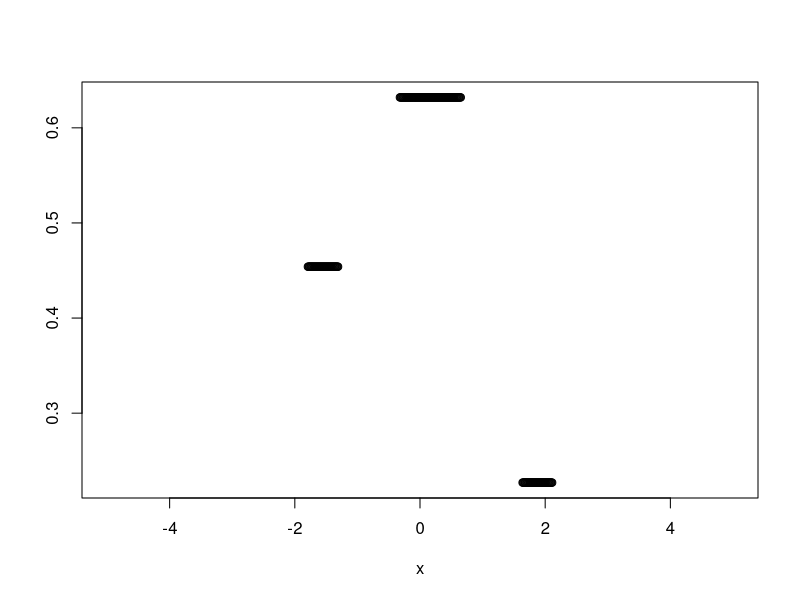
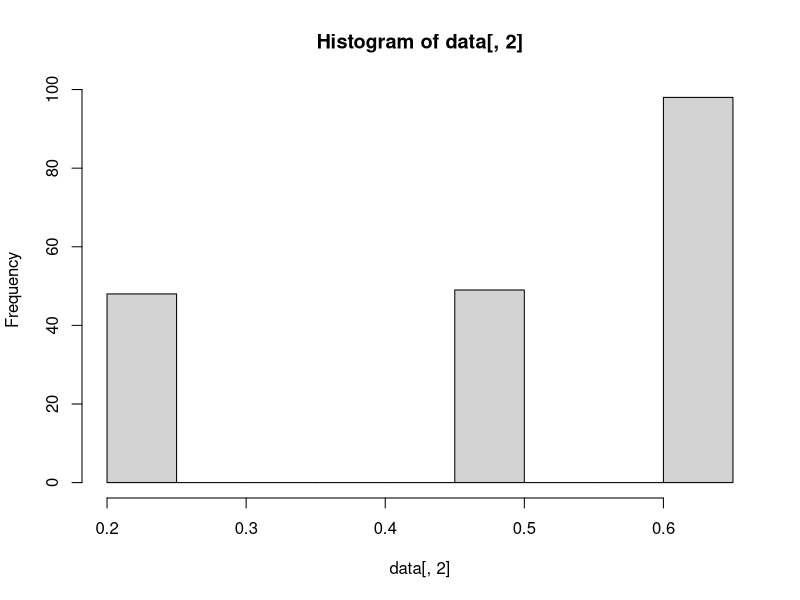
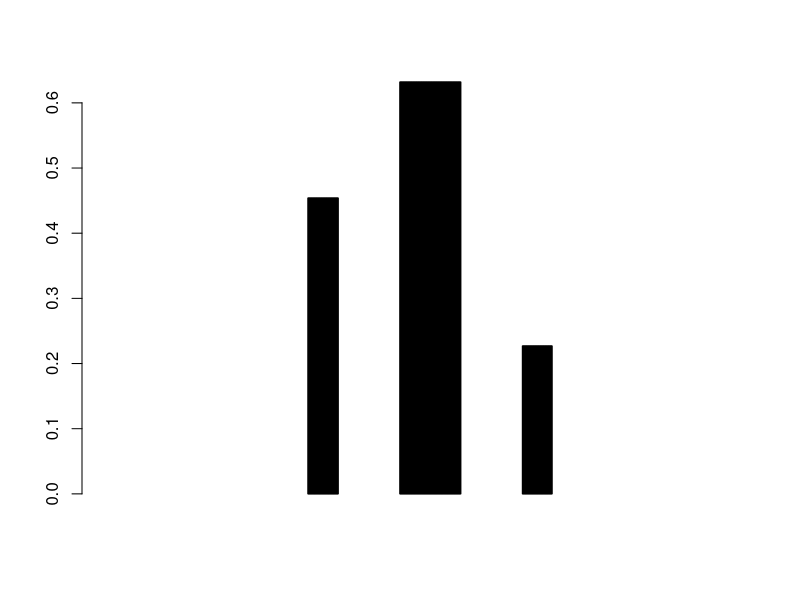
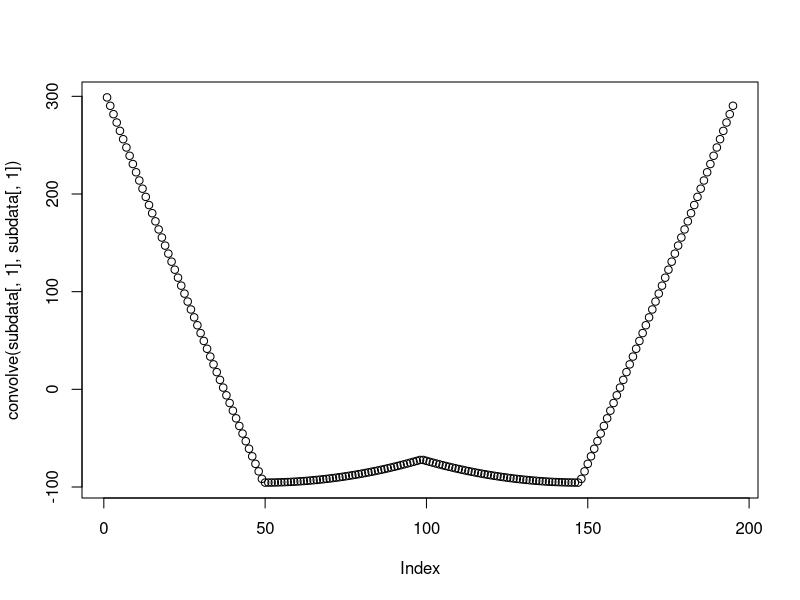

The R source for these figures, in order: (Note: this script raises an error after producing the figures.)
# Simulate the convolving process
# Chengjun WANG
# 20120109@Lab
#~~~~~~define a piecewise function in R~~~~~~~~~~~~~#
x<-seq(-5, 5, by=0.01)
fx <- function(x) {
    res <- rep(NA, length(x))
    res[(-0.326 < x) & (x < 0.652)] <- 0.632
    res[(-1.793<x) & (x < -1.304)] <- 0.454  
    res[(1.630<x) & (x <2.119)] <- 0.227  
    return(res)
}
length(fx(x))
data<-cbind(x, fx(x))
names(data)<-c("x", "fx")
plot(data)
hist(data[,2])
barplot(data[,2], col=c(1,2))
# or, using ifelse
fx <- ifelse(x > -0.326 & x <0.625, 0.632,
   ifelse(x > -1.793 & x < -1.304,  0.454,
   ifelse(x > 1.630 & x < 2.119, 0.227, NA)))
#~~~~~~~~~~convolve~~~~~~~~~~~~~~~~~~~~~~~~~~~~~~~#
fx2<-convolve(data[,2], data[,2])
subdata<-subset(data, is.na(data[,2])==FALSE)
plot(convolve(subdata[,1],subdata[,1]))
write.csv(subdata, "d:/github/Data-Mining-With-R/Understaning Statitics/piecewise.csv")
#



